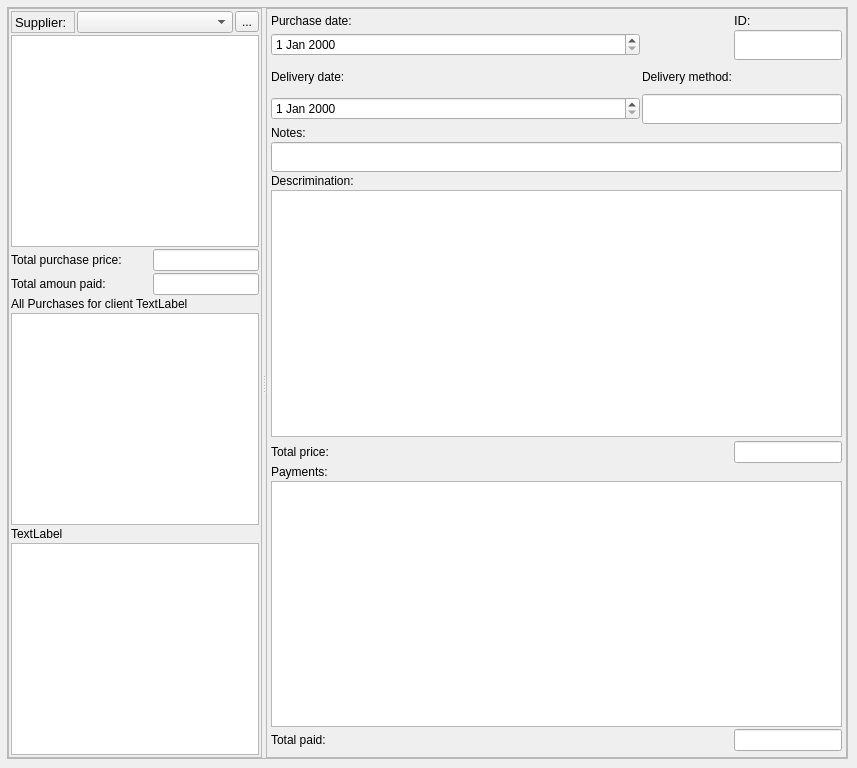
      <widget class="QWidget" name="tabDesign_4">
       <attribute name="title">
        <string>Design4</string>
       </attribute>
       <widget class="QSplitter" name="splitterBuyInfo">
        <property name="geometry">
         <rect>
          <x>7</x>
          <y>7</y>
          <width>841</width>
          <height>752</height>
         </rect>
        </property>
        <property name="sizePolicy">
         <sizepolicy hsizetype="Expanding" vsizetype="Expanding">
          <horstretch>0</horstretch>
          <verstretch>0</verstretch>
         </sizepolicy>
        </property>
        <property name="minimumSize">
         <size>
          <width>500</width>
          <height>0</height>
         </size>
        </property>
        <property name="maximumSize">
         <size>
          <width>16777215</width>
          <height>16777215</height>
         </size>
        </property>
        <property name="frameShape">
         <enum>QFrame::StyledPanel</enum>
        </property>
        <property name="frameShadow">
         <enum>QFrame::Plain</enum>
        </property>
        <property name="lineWidth">
         <number>5</number>
        </property>
        <property name="orientation">
         <enum>Qt::Horizontal</enum>
        </property>
        <property name="childrenCollapsible">
         <bool>false</bool>
        </property>
        <widget class="QFrame" name="frmBuyJobList">
         <property name="minimumSize">
          <size>
           <width>100</width>
           <height>100</height>
          </size>
         </property>
         <property name="frameShape">
          <enum>QFrame::StyledPanel</enum>
         </property>
         <property name="frameShadow">
          <enum>QFrame::Plain</enum>
         </property>
         <layout class="QGridLayout" name="gridLayout_3">
          <property name="leftMargin">
           <number>2</number>
          </property>
          <property name="topMargin">
           <number>2</number>
          </property>
          <property name="rightMargin">
           <number>2</number>
          </property>
          <property name="bottomMargin">
           <number>2</number>
          </property>
          <property name="spacing">
           <number>2</number>
          </property>
          <item row="2" column="4" colspan="2">
           <widget class="vmLineEdit" name="txtBuyTotalPurchasePriceForJob">
            <property name="focusPolicy">
             <enum>Qt::ClickFocus</enum>
            </property>
           </widget>
          </item>
          <item row="0" column="5">
           <widget class="QToolButton" name="btnShowSuppliersDlg">
            <property name="minimumSize">
             <size>
              <width>0</width>
              <height>0</height>
             </size>
            </property>
            <property name="text">
             <string>...</string>
            </property>
            <property name="icon">
             <iconset resource="resources.qrc">
              <normaloff>:/resources/arrow-down.png</normaloff>:/resources/arrow-down.png</iconset>
            </property>
            <property name="checkable">
             <bool>false</bool>
            </property>
           </widget>
          </item>
          <item row="3" column="4" colspan="2">
           <widget class="vmLineEdit" name="txtBuyTotalPaidForJob">
            <property name="focusPolicy">
             <enum>Qt::ClickFocus</enum>
            </property>
           </widget>
          </item>
          <item row="7" column="0" colspan="6">
           <layout class="QVBoxLayout" name="layoutSuppliersUtility">
            <property name="spacing">
             <number>2</number>
            </property>
            <item>
             <widget class="vmListWidget" name="lstBuySuppliers">
              <property name="minimumSize">
               <size>
                <width>0</width>
                <height>0</height>
               </size>
              </property>
             </widget>
            </item>
           </layout>
          </item>
          <item row="5" column="0" colspan="6">
           <layout class="QVBoxLayout" name="layoutBuysListUtility">
            <property name="spacing">
             <number>2</number>
            </property>
            <item>
             <widget class="vmListWidget" name="buysList">
              <property name="minimumSize">
               <size>
                <width>0</width>
                <height>0</height>
               </size>
              </property>
             </widget>
            </item>
           </layout>
          </item>
          <item row="4" column="0" colspan="6">
           <layout class="QHBoxLayout" name="horizontalLayout_19">
            <item>
             <widget class="QLabel" name="lblBuyAllPurchases">
              <property name="text">
               <string>All Purchases for client</string>
              </property>
             </widget>
            </item>
            <item>
             <widget class="QLabel" name="lblBuyAllPurchases_client">
              <property name="text">
               <string>TextLabel</string>
              </property>
             </widget>
            </item>
           </layout>
          </item>
          <item row="6" column="0" colspan="6">
           <widget class="QLabel" name="lblBuySupplierBuys">
            <property name="text">
             <string>TextLabel</string>
            </property>
           </widget>
          </item>
          <item row="2" column="0" colspan="4">
           <widget class="QLabel" name="lblBuyTotalPurchasePriceForJob">
            <property name="text">
             <string>Total purchase price:</string>
            </property>
           </widget>
          </item>
          <item row="3" column="0" colspan="4">
           <widget class="QLabel" name="lblBuyTotalPaidForJob">
            <property name="text">
             <string>Total amoun paid:</string>
            </property>
           </widget>
          </item>
          <item row="1" column="0" colspan="6">
           <layout class="QVBoxLayout" name="layoutJobBuysListUtility">
            <property name="spacing">
             <number>2</number>
            </property>
            <item>
             <widget class="vmListWidget" name="buysJobList">
              <property name="minimumSize">
               <size>
                <width>0</width>
                <height>0</height>
               </size>
              </property>
             </widget>
            </item>
           </layout>
          </item>
          <item row="0" column="0">
           <widget class="QLabel" name="lblBuySupplier_2">
            <property name="minimumSize">
             <size>
              <width>0</width>
              <height>0</height>
             </size>
            </property>
            <property name="font">
             <font>
              <family>Arial</family>
              <pointsize>10</pointsize>
              <weight>50</weight>
              <bold>false</bold>
             </font>
            </property>
            <property name="frameShape">
             <enum>QFrame::StyledPanel</enum>
            </property>
            <property name="frameShadow">
             <enum>QFrame::Raised</enum>
            </property>
            <property name="text">
             <string>Supplier: </string>
            </property>
            <property name="textFormat">
             <enum>Qt::PlainText</enum>
            </property>
           </widget>
          </item>
          <item row="0" column="1" colspan="4">
           <widget class="vmComboBox" name="cboBuySuppliers"/>
          </item>
         </layout>
        </widget>
        <widget class="QFrame" name="frmBuyInfo">
         <property name="sizePolicy">
          <sizepolicy hsizetype="Expanding" vsizetype="Preferred">
           <horstretch>0</horstretch>
           <verstretch>0</verstretch>
          </sizepolicy>
         </property>
         <property name="minimumSize">
          <size>
           <width>300</width>
           <height>100</height>
          </size>
         </property>
         <property name="frameShape">
          <enum>QFrame::StyledPanel</enum>
         </property>
         <property name="frameShadow">
          <enum>QFrame::Plain</enum>
         </property>
         <layout class="QHBoxLayout" name="horizontalLayout" stretch="0">
          <property name="spacing">
           <number>2</number>
          </property>
          <property name="leftMargin">
           <number>2</number>
          </property>
          <property name="topMargin">
           <number>2</number>
          </property>
          <property name="rightMargin">
           <number>2</number>
          </property>
          <property name="bottomMargin">
           <number>2</number>
          </property>
          <item>
           <layout class="QGridLayout" name="gLayoutBuyForms" rowstretch="0,0,0,0,0,0,0,0,0,0,0,0,0,0,0,0,0,0" columnstretch="1,0,0,0">
            <property name="leftMargin">
             <number>2</number>
            </property>
            <property name="topMargin">
             <number>2</number>
            </property>
            <property name="rightMargin">
             <number>2</number>
            </property>
            <property name="bottomMargin">
             <number>2</number>
            </property>
            <property name="spacing">
             <number>2</number>
            </property>
            <item row="7" column="0" colspan="4">
             <layout class="QVBoxLayout" name="layoutTableBuyUtility">
              <property name="spacing">
               <number>2</number>
              </property>
              <item>
               <widget class="dbTableWidget" name="tableBuyItems">
                <property name="minimumSize">
                 <size>
                  <width>500</width>
                  <height>0</height>
                 </size>
                </property>
                <property name="frameShape">
                 <enum>QFrame::StyledPanel</enum>
                </property>
                <property name="frameShadow">
                 <enum>QFrame::Raised</enum>
                </property>
               </widget>
              </item>
             </layout>
            </item>
            <item row="1" column="0">
             <widget class="vmDateEdit" name="dteBuyDate"/>
            </item>
            <item row="4" column="0">
             <widget class="QLabel" name="lblBuyNotes_2">
              <property name="maximumSize">
               <size>
                <width>16777215</width>
                <height>30</height>
               </size>
              </property>
              <property name="text">
               <string>Notes:</string>
              </property>
             </widget>
            </item>
            <item row="14" column="0">
             <widget class="QLabel" name="lblBuyTotalPaid">
              <property name="text">
               <string>Total paid:</string>
              </property>
             </widget>
            </item>
            <item row="5" column="0" colspan="4">
             <widget class="vmLineEdit" name="txtBuyNotes">
              <property name="minimumSize">
               <size>
                <width>0</width>
                <height>30</height>
               </size>
              </property>
             </widget>
            </item>
            <item row="0" column="0" colspan="3">
             <widget class="QLabel" name="lblBuyDate_2">
              <property name="maximumSize">
               <size>
                <width>16777215</width>
                <height>40</height>
               </size>
              </property>
              <property name="frameShape">
               <enum>QFrame::NoFrame</enum>
              </property>
              <property name="frameShadow">
               <enum>QFrame::Plain</enum>
              </property>
              <property name="text">
               <string>Purchase date:</string>
              </property>
              <property name="textFormat">
               <enum>Qt::PlainText</enum>
              </property>
             </widget>
            </item>
            <item row="6" column="3">
             <layout class="QHBoxLayout" name="horizontalLayout_9"/>
            </item>
            <item row="10" column="0">
             <widget class="QLabel" name="lblBuyTotalPrice">
              <property name="text">
               <string>Total price:</string>
              </property>
             </widget>
            </item>
            <item row="3" column="0">
             <widget class="vmDateEdit" name="dteBuyDeliveryDate"/>
            </item>
            <item row="2" column="1" colspan="2">
             <widget class="QLabel" name="lblBuyDeliverMethod_2">
              <property name="minimumSize">
               <size>
                <width>0</width>
                <height>30</height>
               </size>
              </property>
              <property name="maximumSize">
               <size>
                <width>16777215</width>
                <height>40</height>
               </size>
              </property>
              <property name="frameShape">
               <enum>QFrame::NoFrame</enum>
              </property>
              <property name="frameShadow">
               <enum>QFrame::Plain</enum>
              </property>
              <property name="text">
               <string>Delivery method:</string>
              </property>
              <property name="textFormat">
               <enum>Qt::PlainText</enum>
              </property>
             </widget>
            </item>
            <item row="17" column="0">
             <widget class="QWidget" name="widget_3" native="true"/>
            </item>
            <item row="3" column="1" colspan="3">
             <widget class="vmLineEdit" name="txtBuyDeliveryMethod">
              <property name="minimumSize">
               <size>
                <width>0</width>
                <height>30</height>
               </size>
              </property>
             </widget>
            </item>
            <item row="0" column="3">
             <widget class="QLabel" name="lblBuyID_2">
              <property name="maximumSize">
               <size>
                <width>50</width>
                <height>30</height>
               </size>
              </property>
              <property name="font">
               <font>
                <family>Arial</family>
                <pointsize>10</pointsize>
                <weight>50</weight>
                <bold>false</bold>
               </font>
              </property>
              <property name="frameShape">
               <enum>QFrame::NoFrame</enum>
              </property>
              <property name="frameShadow">
               <enum>QFrame::Plain</enum>
              </property>
              <property name="text">
               <string>ID:</string>
              </property>
              <property name="textFormat">
               <enum>Qt::PlainText</enum>
              </property>
             </widget>
            </item>
            <item row="9" column="0">
             <widget class="QWidget" name="widget_2" native="true"/>
            </item>
            <item row="1" column="3">
             <widget class="vmLineEdit" name="txtBuyID">
              <property name="minimumSize">
               <size>
                <width>0</width>
                <height>30</height>
               </size>
              </property>
              <property name="maximumSize">
               <size>
                <width>16777215</width>
                <height>30</height>
               </size>
              </property>
              <property name="focusPolicy">
               <enum>Qt::ClickFocus</enum>
              </property>
              <property name="readOnly">
               <bool>true</bool>
              </property>
             </widget>
            </item>
            <item row="10" column="3">
             <widget class="vmLineEditWithButton" name="txtBuyTotalPrice"/>
            </item>
            <item row="11" column="0">
             <widget class="QLabel" name="lblBuyItems">
              <property name="text">
               <string>Payments:</string>
              </property>
             </widget>
            </item>
            <item row="2" column="0">
             <widget class="QLabel" name="lblBuyDeliverDate">
              <property name="maximumSize">
               <size>
                <width>16777215</width>
                <height>40</height>
               </size>
              </property>
              <property name="frameShape">
               <enum>QFrame::NoFrame</enum>
              </property>
              <property name="frameShadow">
               <enum>QFrame::Plain</enum>
              </property>
              <property name="text">
               <string>Delivery date:</string>
              </property>
              <property name="textFormat">
               <enum>Qt::PlainText</enum>
              </property>
             </widget>
            </item>
            <item row="6" column="0">
             <widget class="QLabel" name="lblBuyPayments">
              <property name="text">
               <string>Descrimination:</string>
              </property>
             </widget>
            </item>
            <item row="12" column="0" colspan="4">
             <layout class="QVBoxLayout" name="layoutTableBuyPaysUtility">
              <property name="spacing">
               <number>2</number>
              </property>
              <item>
               <widget class="dbTableWidget" name="tableBuyPayments">
                <property name="minimumSize">
                 <size>
                  <width>500</width>
                  <height>0</height>
                 </size>
                </property>
                <property name="frameShape">
                 <enum>QFrame::StyledPanel</enum>
                </property>
                <property name="frameShadow">
                 <enum>QFrame::Raised</enum>
                </property>
               </widget>
              </item>
             </layout>
            </item>
            <item row="14" column="3">
             <widget class="vmLineEditWithButton" name="txtBuyTotalPaid"/>
            </item>
           </layout>
          </item>
         </layout>
        </widget>
       </widget>
      </widget>
